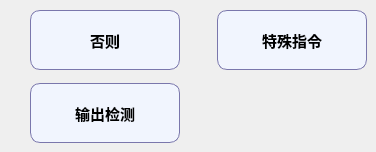
      <widget class="QWidget" name="page1_basicCmd">
       <widget class="QPushButton" name="Btn_outputDetect">
        <property name="geometry">
         <rect>
          <x>30</x>
          <y>83</y>
          <width>150</width>
          <height>60</height>
         </rect>
        </property>
        <property name="minimumSize">
         <size>
          <width>150</width>
          <height>60</height>
         </size>
        </property>
        <property name="maximumSize">
         <size>
          <width>150</width>
          <height>60</height>
         </size>
        </property>
        <property name="font">
         <font>
          <pointsize>11</pointsize>
          <weight>75</weight>
          <bold>true</bold>
         </font>
        </property>
        <property name="styleSheet">
         <string notr="true">QPushButton
{
    background-color:#F1F5FE;
    border-style:solid; /*边框风格*/
    border-width:1px;/*边框宽度*/
    border-color:#7A77AC; /*边框颜色*/
    border-radius:10px; /*边框倒角*/
}
QPushButton:pressed
{
    border-style:outset; /*边框风格*/
    background-color:qlineargradient(x1: 0, y1: 0, x2: 0, y2: 1, stop:0 #00befa, stop: 1 #0160ea);/*背景色*/
    border-width:1px;/*边框宽度*/
    border-color:#0055ff; /*边框颜色*/
    border-radius:10px; /*边框倒角*/
}</string>
        </property>
        <property name="text">
         <string>输出检测</string>
        </property>
        <property name="icon">
         <iconset resource="../resource.qrc">
          <normaloff>:/TeachPage/teachpage_images/OutputDetect.png</normaloff>:/TeachPage/teachpage_images/OutputDetect.png</iconset>
        </property>
        <property name="iconSize">
         <size>
          <width>50</width>
          <height>50</height>
         </size>
        </property>
       </widget>
       <widget class="QPushButton" name="Btn_specialCmd">
        <property name="geometry">
         <rect>
          <x>217</x>
          <y>10</y>
          <width>150</width>
          <height>60</height>
         </rect>
        </property>
        <property name="minimumSize">
         <size>
          <width>150</width>
          <height>60</height>
         </size>
        </property>
        <property name="maximumSize">
         <size>
          <width>150</width>
          <height>60</height>
         </size>
        </property>
        <property name="font">
         <font>
          <pointsize>11</pointsize>
          <weight>75</weight>
          <bold>true</bold>
         </font>
        </property>
        <property name="styleSheet">
         <string notr="true">QPushButton
{
    background-color:#F1F5FE;
    border-style:solid; /*边框风格*/
    border-width:1px;/*边框宽度*/
    border-color:#7A77AC; /*边框颜色*/
    border-radius:10px; /*边框倒角*/
}
QPushButton:pressed
{
    border-style:outset; /*边框风格*/
    background-color:qlineargradient(x1: 0, y1: 0, x2: 0, y2: 1, stop:0 #00befa, stop: 1 #0160ea);/*背景色*/
    border-width:1px;/*边框宽度*/
    border-color:#0055ff; /*边框颜色*/
    border-radius:10px; /*边框倒角*/
}</string>
        </property>
        <property name="text">
         <string>特殊指令</string>
        </property>
        <property name="icon">
         <iconset resource="../resource.qrc">
          <normaloff>:/TeachPage/teachpage_images/SpecialCmd.png</normaloff>:/TeachPage/teachpage_images/SpecialCmd.png</iconset>
        </property>
        <property name="iconSize">
         <size>
          <width>50</width>
          <height>50</height>
         </size>
        </property>
       </widget>
       <widget class="QPushButton" name="Btn_otherwise">
        <property name="geometry">
         <rect>
          <x>30</x>
          <y>10</y>
          <width>150</width>
          <height>60</height>
         </rect>
        </property>
        <property name="minimumSize">
         <size>
          <width>150</width>
          <height>60</height>
         </size>
        </property>
        <property name="maximumSize">
         <size>
          <width>150</width>
          <height>60</height>
         </size>
        </property>
        <property name="font">
         <font>
          <pointsize>11</pointsize>
          <weight>75</weight>
          <bold>true</bold>
         </font>
        </property>
        <property name="styleSheet">
         <string notr="true">QPushButton
{
    background-color:#F1F5FE;
    border-style:solid; /*边框风格*/
    border-width:1px;/*边框宽度*/
    border-color:#7A77AC; /*边框颜色*/
    border-radius:10px; /*边框倒角*/
}
QPushButton:pressed
{
    border-style:outset; /*边框风格*/
    background-color:qlineargradient(x1: 0, y1: 0, x2: 0, y2: 1, stop:0 #00befa, stop: 1 #0160ea);/*背景色*/
    border-width:1px;/*边框宽度*/
    border-color:#0055ff; /*边框颜色*/
    border-radius:10px; /*边框倒角*/
}</string>
        </property>
        <property name="text">
         <string>  否则  </string>
        </property>
        <property name="icon">
         <iconset resource="../resource.qrc">
          <normaloff>:/TeachPage/teachpage_images/Otherwise.png</normaloff>:/TeachPage/teachpage_images/Otherwise.png</iconset>
        </property>
        <property name="iconSize">
         <size>
          <width>50</width>
          <height>50</height>
         </size>
        </property>
       </widget>
      </widget>
